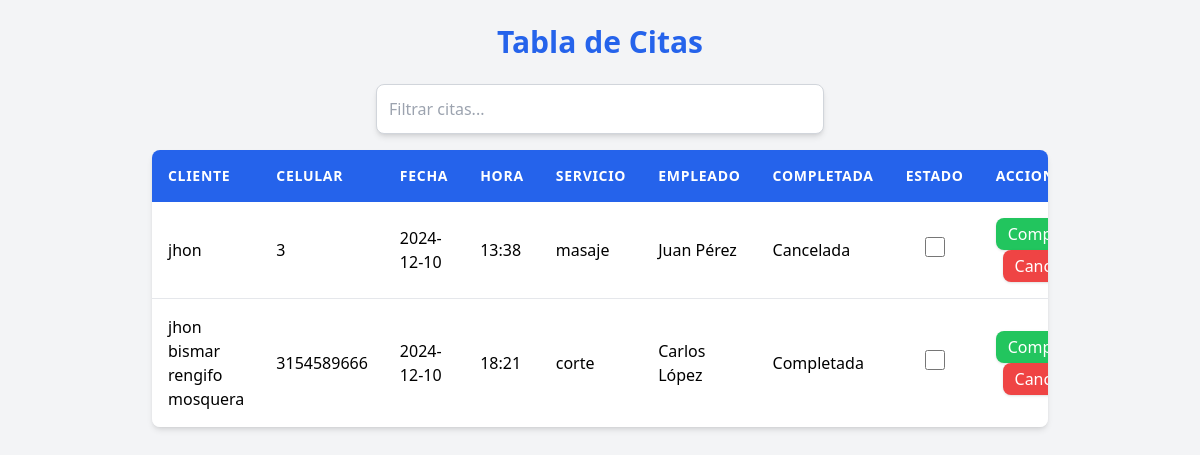
Page /vista on the committed database.
### tables this page shows
CREATE TABLE reservas (
                        id INTEGER PRIMARY KEY AUTOINCREMENT,
                        nombre TEXT,
                        celular TEXT,
                        fecha TEXT,
                        hora TEXT,
                        servicio TEXT, 
                        empleado TEXT,
                        comentarios TEXT,
                        estado TEXT DEFAULT 'Activo');

### app.py (the view)
@app.route("/vista")
def vista():
    conn = sqlite3.connect('reservas.db')
    cursor = conn.cursor()
    cursor.execute('''SELECT * FROM reservas''' )
    lista = cursor.fetchall()
    conn.close()
    return render_template("vista.html", lista=lista)

### templates/vista.html (shortened to what this page needs)
<!DOCTYPE html>
<html lang="es">
<head>
    <script src="https://cdn.tailwindcss.com"></script>
</head>
<body class="bg-gray-100 min-h-screen flex flex-col items-center p-6">
    <h2 class="text-3xl font-bold text-blue-600 mb-6">Tabla de Citas</h2>
    <input type="text" id="filterInput" placeholder="Filtrar citas..."
           class="w-full max-w-md mb-4 p-3 border border-gray-300 rounded-lg shadow-md focus:outline-none focus:ring-2 focus:ring-blue-500 focus:border-blue-500 transition-all duration-300"
           onkeyup="filterCitas()">
    <div class="w-full max-w-4xl overflow-x-auto bg-white shadow-md rounded-lg">
        <table id="citasTable" class="min-w-full text-left table-auto border-collapse">
            <thead>
                <tr class="bg-blue-600 text-white text-sm uppercase tracking-wider">
                    <th class="p-4">Cliente</th>
                    <th class="p-4">Celular</th>
                    <th class="p-4">Fecha</th>
                    <th class="p-4">Hora</th>
                    <th class="p-4">Servicio</th>
                    <th class="p-4">Empleado</th>
                    <th class="p-4">Completada</th>
                    <th class="p-4">Estado</th>
                    <th class="p-4">Acciones</th>
                </tr>
            </thead>
            <tbody class="divide-y divide-gray-200">
                 {% for reserva in lista %}
                <tr class="hover:bg-gray-100 transition-colors">
                    <td class="p-4">{{ reserva[1] }}</td>
                    <td class="p-4">{{ reserva[2] }}</td>
                    <td class="p-4">{{ reserva[3] }}</td>
                    <td class="p-4">{{ reserva[4] }}</td>
                    <td class="p-4">{{ reserva[5] }}</td>
                    <td class="p-4">{{ reserva[6] }}</td>
                    <td class="p-4">{{ reserva[8] }}</td>
                    <td class="p-4 text-center">
                        <input type="checkbox" onchange="toggleCompletada(this)" class="form-checkbox h-5 w-5 text-blue-600">
                    </td>
                    <td class="p-4 text-center">
                        <form action="{{ url_for('completar_reserva', reserva_id=reserva[0]) }}" method="POST">
                            <button type="submit" class="bg-green-500 text-white px-3 py-1 rounded-lg shadow hover:bg-green-600 transition-all duration-300">Completar</button>
                        </form>
                        <form action="{{ url_for('cancelar_reserva', reserva_id=reserva[0]) }}" method="POST">
                            <button type="submit" class="bg-red-500 text-white px-3 py-1 rounded-lg shadow hover:bg-red-600 transition-all duration-300">Cancelar</button>
                        </form>
                    </td>
                </tr>
                {% endfor %}
            </tbody>
        </table>
    </div>
</body>
</html>

### rows in the picture
reservas: nombre "jhon", celular "3", fecha "2024-12-10", hora "13:38", servicio "masaje", empleado "Juan Pérez", estado "Cancelada"
reservas: nombre "jhon bismar rengifo mosquera", celular "3154589666", fecha "2024-12-10", hora "18:21", servicio "corte", empleado "Carlos López", estado "Completada"
